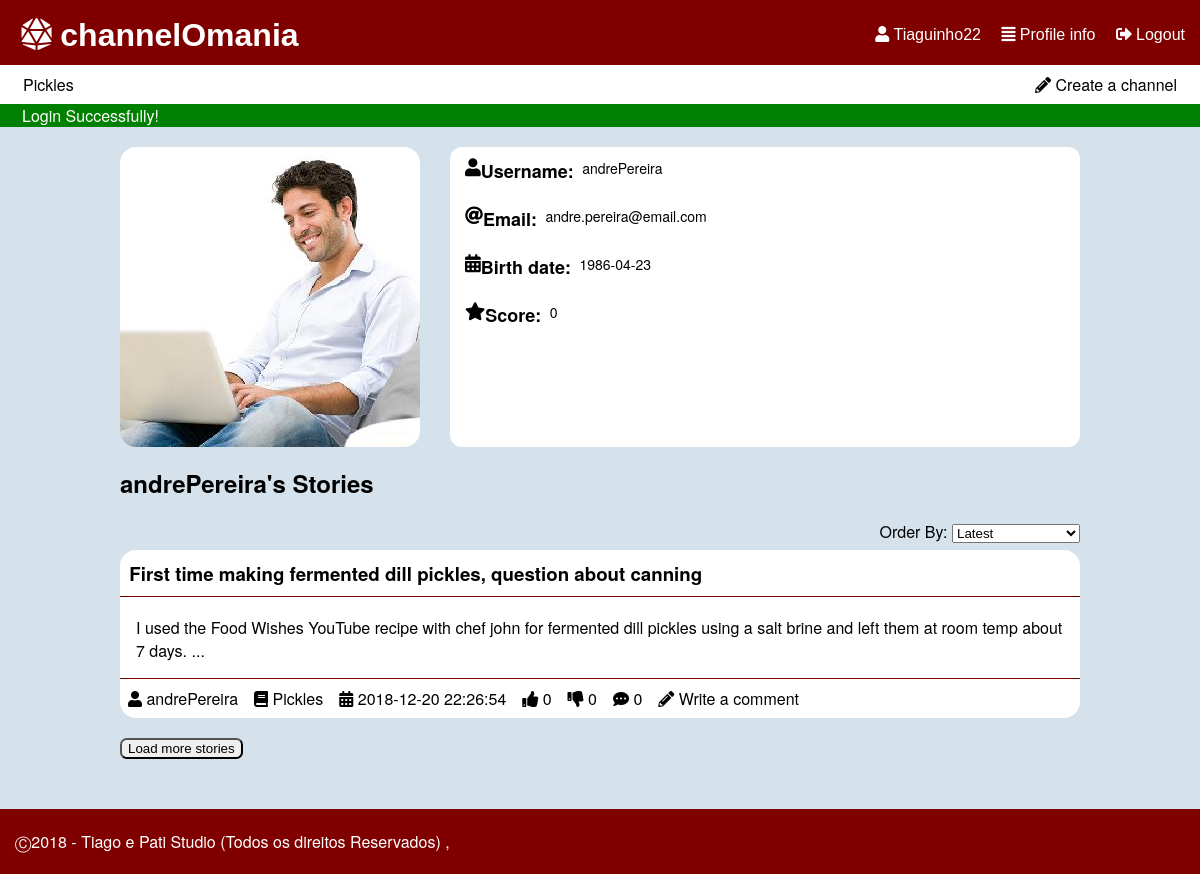
Page /pages/profile.php?userId=9 (signed in) on the committed database.
### tables this page shows
CREATE TABLE "channel" (
	`ID`	INTEGER NOT NULL,
	`name`	TEXT NOT NULL CHECK(length(name) > 0 and length(name) < 30) UNIQUE,
	`coverImage`	TEXT,
	`author`	INTEGER NOT NULL,
	PRIMARY KEY(`ID`),
	FOREIGN KEY(`author`) REFERENCES `user`(`ID`) ON DELETE Cascade ON UPDATE No Action
);

CREATE TABLE "story" (
	`storyID`	INTEGER NOT NULL,
	`title`	TEXT NOT NULL CHECK(length ( title ) > 0 and length ( title ) < 80),
	`content`	TEXT NOT NULL CHECK(length ( content ) > 0),
	`upvotes`	INTEGER NOT NULL DEFAULT 0,
	`downvotes`	INTEGER NOT NULL DEFAULT 0,
	`author`	INTEGER NOT NULL,
	`date`	TEXT NOT NULL CHECK(length ( date ) > 0),
	`channel`	INTEGER NOT NULL,
	`image`	TEXT,
	PRIMARY KEY(`storyID`),
	FOREIGN KEY(`channel`) REFERENCES `channel`(`ID`) ON DELETE Cascade ON UPDATE No Action,
	FOREIGN KEY(`author`) REFERENCES `user`(`ID`) ON DELETE Cascade ON UPDATE No Action
);

CREATE TABLE "user" (
	`ID`	INTEGER NOT NULL PRIMARY KEY AUTOINCREMENT,
	`username`	TEXT NOT NULL CHECK(length ( username ) > 0 and length ( username ) < 16),
	`email`	TEXT NOT NULL,
	`password`	TEXT NOT NULL CHECK(length ( password ) > 5),
	`birth`	TEXT CHECK(length ( birth ) > 0),
	`profilePic`	TEXT,
	`score`	INTEGER DEFAULT 0,
	CONSTRAINT `username` UNIQUE(`username`)
);

### database/db_list.php (called while the page is built, shortened)
<?php
function listProfile($username) {
  $db = Database::instance()->db();
  $stmt = $db->prepare('SELECT * FROM user WHERE username = ?');
  $stmt->execute(array($username));
  return $stmt->fetch();
}
function getStoriesByUser($username,$sort='',$offset=0,$limit=5) {
  switch($sort){
    default:
      $order = 'storyID DESC';
      break;
  }
  $db = Database::instance()->db();
  $stmt = $db->prepare('SELECT *,(SELECT COUNT(*) FROM comment WHERE comment.story == storyID) AS n_comments,channel.name AS channelName FROM story INNER JOIN user ON user.ID == story.author INNER JOIN channel ON channel.ID == story.channel  WHERE user.username == ? ORDER BY '.$order.' LIMIT ? OFFSET ?');
  $stmt->execute(array($username,$limit,$offset));
  return $stmt->fetchAll();
}
function listChannel($sort='') {
  switch($sort){
    case 'mActive':
      $order = 'n_stories DESC';
      break;
  }
  $db = Database::instance()->db();
  $stmt = $db->prepare('SELECT *,(SELECT COUNT(*) FROM story WHERE story.channel == channel.ID) AS n_stories,channel.ID as channelId FROM channel INNER JOIN user ON author=user.ID ORDER BY '.$order);
  $stmt->execute();
  return $stmt->fetchAll();
}
?>

### database/db_user.php (called while the page is built, shortened)
<?php
function getUsernameFromId($id) {
  $db = Database::instance()->db();
  $stmt = $db->prepare('SELECT username FROM user WHERE ID = ?');
  $stmt->execute(array($id));
  return $stmt->fetch()['username'];
}
 ?>

### templates/tpl_mainpage.php (the view, shortened to what this page needs)
<?php include_once('../templates/tpl_story.php'); ?>
<?php function draw_story_list_item($story) { ?>
  <section id="story_preview">
    <h3><a href = "../pages/story.php?storyId=<?php echo($story['storyID']); ?>" ><?php echo($story['title']); ?></a></h3>
    <p><?php echo(substr($story['content'],0,140)); if(strlen($story['content']) > 140) echo("...");?></p>
    <?php draw_story_info($story); ?>
  </section>
<?php } ?>
<?php function draw_story_info($story) { ?>
  <ul>
    <li><a href="../pages/profile.php?userId=<?php echo($story['storyAuthor']); ?>"><i class="fas fa-user"></i> <?php echo($story['username']); ?></a></li>
    <li><a href="../pages/channel.php?channelId=<?php echo($story['channel']); ?>"><i class="fas fa-book"></i> <?php echo($story['channelName']); ?></a></li>
    <li><i class="fas fa-calendar-alt"></i> <?php echo($story['date']); ?></li>
    <li class="nUpVote" data-id="<?php echo($story['storyID']); ?>"><i class="fas fa-thumbs-up"></i> <?php echo($story['upvotes']); ?></li>
    <li class="nDownVote" data-id="<?php echo($story['storyID']); ?>"><i class="fas fa-thumbs-down"></i> <?php echo($story['downvotes']); ?></li>
    <li><i class="fas fa-comment-dots"></i> <?php echo($story['n_comments']); ?></li>
    <li><a href="../pages/new_comment.php?storyId=<?php echo($story['storyID']); ?>"><i class="fas fa-pencil-alt"></i> Write a comment</a></li>
  </ul>
<?php } ?>

### templates/tpl_common.php (shortened to what this page needs)
<?php function draw_header($tabText = ""){
?>
<!DOCTYPE html>
<html lang="en-US">
  <head>
    <link href="../css/style.css" rel="stylesheet">
    <link href="../css/input.css" rel="stylesheet">
    <link href="../css/links.css" rel="stylesheet">
    <link rel="stylesheet" href="https://use.fontawesome.com/releases/v5.5.0/css/all.css">
  </head>
  <body>
    <header id="header">
      <?php if(isset($_SESSION['username'])){ ?>
        <div id='options'>
          <a href="../pages/profile.php"><i class="fas fa-user"></i> <?php echo($_SESSION['username']) ?></a>
          <a href="../pages/profile.php"><i class="fas fa-align-justify"></i> Profile info</a>
          <a href="../actions/action_logout.php"><i class="fas fa-sign-out-alt"></i> Logout</a>
        </div>
      <?php } ?>
      <h1><a href="mainpage.php"><i class="fas fa-dice-d20"></i> channelOmania</a></h1>
    </header>
    <?php if(isset($_SESSION['username'])){ ?>
    <div id="list_channels">
      <p><a href = "../pages/new_channel.php" ><i class="fas fa-pencil-alt"></i> Create a channel</a></p>
      <?php $channels = listChannel('mActive'); ?>
      <ul>
      <?php if(count($channels) > 5) { ?>
        <?php for ($i=0; $i < 5; $i++) { ?>
          <li><a href = "../pages/channel.php?channelId=<?php echo($channels[$i]['channelId']); ?>" ><?php echo($channels[$i]['name']); ?></a></li>
        <?php } ?>
          <li id="moreChannels"><a href = "../pages/all_channels.php" >More Channels</a></li>
      <?php } else { ?>
        <?php foreach($channels as $channel_list){ ?>
          <li><a href = "../pages/channel.php?channelId=<?php echo($channel_list['channelId']); ?>" ><?php echo($channel_list['name']); ?></a></li>
        <?php } ?>
      <?php } ?>
      </ul>
    </div>
    <?php } ?>
    <?php if (isset($_SESSION['messages'])) {?>
      <section id="messages">
        <?php foreach($_SESSION['messages'] as $message) { ?>
          <div class="<?=$message['type']?>"><?=$message['content']?></div>
        <?php } ?>
      </section>
    <?php unset($_SESSION['messages']); } ?>
<?php } ?>
<?php function draw_footer(){
  ?>
  <footer class="footer">
    <p>	&#9400;2018 - Tiago e Pati Studio (Todos os direitos Reservados) ,</p>
  </footer>
</body>
</html>
<?php }
 ?>

### templates/tpl_story.php (shortened to what this page needs)
<?php include_once('../templates/tpl_mainpage.php'); ?>
<?php include_once('../database/db_list.php'); ?>
<?php function draw_story_list($storyInfo) { ?>
  <p id="order">Order By:
  <select id='orderSelector'>
    <option value="mRecent">Latest</option>
  </select></p>
  <section id="storyList">
  <?php foreach($storyInfo as $story) { ?>
    <?php draw_story_list_item($story); ?>
  <?php } ?>
  </section>
  <?php if(count($storyInfo) != 0){ ?>
  <button id="btnLoadStories">Load more stories</button>
  <?php } ?>
<?php } ?>

### css/style.css (style rules this page uses)
body { font-family: IBMPlexSans, Helvetica Neue, Segoe UI, Helvetica, Verdana, Arial, sans-serif; background-color: #D5E2EB; margin: 0; }
ul { display: flex; flex-wrap: wrap; flex-direction: row; padding: 0; margin: 0; }
li { text-align: center; list-style-type: none; padding: 0.5em; }
#list_channels { background-color: white; position: relative; padding: 0px 15px; }
#list_channels p { float: right; margin: 0; }
#list_channels li, #list_channels p { padding: 0; }
#header { background-color: #800000; padding: 0.2em 15px; position: relative; }
#header h1 { margin: 0.2em; }
h1 { margin-left: 0.5em; }
#options { float: right; height: 0; }
article, #story_preview { background-color: white; width: 80%; margin: auto; border-radius: 1em; }
article header, #story_preview h3 { margin-top: 1em; padding: 0.5em; border-bottom: 1px solid #800000; }
article p, #story_preview p,article img { padding-left: 1em; padding-right: 1em; }
article footer, #story_preview ul { padding: 0; border-top: 1px solid #800000; }
#messages .error,#messages .success { padding-left: 22px; }
#messages .success { background-color: green; color: white; }
body,html { min-height: 80vh; }
#header div { margin-top: 1.2em; }
#btnLoadComments, #btnLoadStories { margin-top: 1em; margin-left: 10%; border-radius: 0.5em; }
#myStories #order { float: right; margin: 0; position: relative; margin-bottom: 20px; }
#myStories #storyList { width: 100%; margin-top: 50px; }
#myStories #storyList #story_preview { width: 100%; }
#myStories #btnLoadStories { margin: 20px 0px; }
.footer { clear: left; bottom: auto; margin-top: 30px; padding: 5px 15px; background-color: #800000; color: white; }
#order { margin-left: 15px; }

### css/links.css (style rules this page uses)
#header a { color: white; font-family: Helvetica; }
#header div a { list-style-type: none; padding-left: 1em; }
a:link, a:visited { color: black; text-decoration: none; }
#list_channels li a, #list_channels p a { padding: 0.5em 0.5em; display: block; }
article header a, #story_preview h3 a { font-weight: bold; }

### rows in the picture
channel: name "Pickles"
story: title "First time making fermented dill pickles, question about canning", content "I used the Food Wishes YouTube recipe with chef john for fermented dill pickles using a salt brine and left them at room temp about 7 days.", author.username "andrePereira", channel.name "Pickles", date "2018-12-20 22:26:54", upvotes "0", downvotes "0", n_comments "0"

### other values in the picture
$_SESSION['username'] "Tiaguinho22"
$message['content'] "Login Successfully!"
$userInfo['username'] "andrePereira"
$userInfo['email'] "andre.pereira@email.com"
$userInfo['birth'] "1986-04-23"
$userInfo['score'] "0"
$username "andrePereira"
